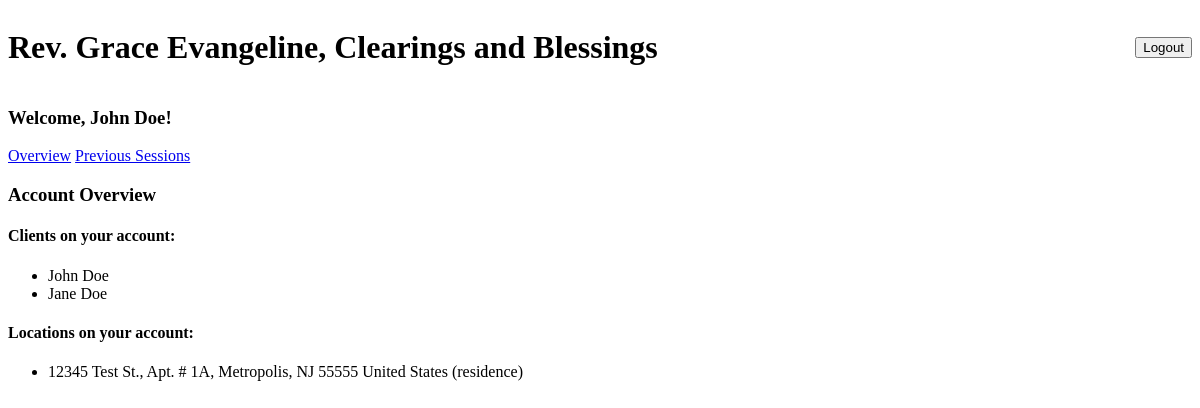
The app's page /user_overview/ (signed in), older data.
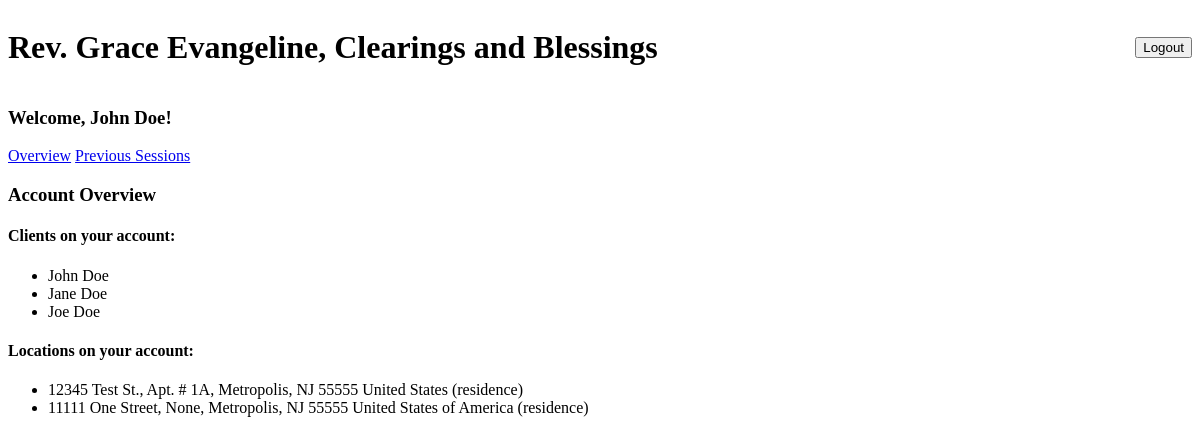
The same page, newer data.
### app/models.py (models this page shows, shortened)
class Client(models.Model):
    profile=models.ForeignKey(Profile, on_delete=models.CASCADE, related_name="clients")
    first_name=models.CharField(max_length=15, null=True)
    last_name=models.CharField(max_length=20, null=True)
    email=models.EmailField(blank=True, null=True, unique=True)
    is_user=models.BooleanField(default=False, editable=False)
    def __str__(self):
        return f"{self.first_name} {self.last_name}"

class Location(models.Model):
    RESIDENCE = "residence"
    BUSINESS = "business"
    LOCATION_TYPE_CHOICES = [
        (RESIDENCE, "Residence"),
        (BUSINESS, "Business")
    ]
    profile=models.ForeignKey(Profile, on_delete=models.CASCADE, related_name="locations")
    location_type=models.CharField(
        max_length=20,
        choices=LOCATION_TYPE_CHOICES,
        default=RESIDENCE
    )
    street=models.CharField(max_length=20, null=True)
    street_ext=models.CharField(max_length=10, null=True, blank=True)
    city=models.CharField(max_length=20, null=True)
    state=models.CharField(max_length=20, null=True)
    zip_code=models.CharField(max_length=10, null=True)
    country=models.CharField(max_length=50, null=True)
    def __str__(self):
        return f"{self.street}, {self.street_ext}, {self.city}, {self.state} {self.zip_code} {self.country} ({self.location_type})"

### app/views.py (the view)
# urls.py: path("user_overview/", app.views.user_overview, name='user_overview'),
@login_required
def user_overview(request):
    profile = request.user.profile
    primary_client = profile.primary_client if profile.primary_client else None
    if primary_client:
        primary_client_id = request.user.id
        user_client = User.objects.get(id=primary_client_id)
        clients = Client.objects.filter(profile=user_client.profile)
        locations = Location.objects.filter(profile=user_client.profile)
        context = {
            'profile': profile,
            'user_client': user_client,
            'clients': clients,
            'locations': locations,
            'primary_client_first_name': primary_client.first_name,
            'primary_client_last_name': primary_client.last_name,
        }
    else:
        context = {
            'error': "No primary client found for your profile.",
        }
    return render(request, 'user_overview.html', context)

### app/models.py (called while the page is built)
    @property
    def primary_client(self):
        return self.clients.get(is_user=True)

### app/templates/user_overview.html
{% extends 'user_profile.html' %}
{% block content %}
    <h3>Account Overview</h3>
    <h4>Clients on your account:</h4>
    <ul>
        {% for client in clients %}
            <li>{{ client }}</li>
        {% empty %}
            <li>No clients found.</li>
        {% endfor %}
    </ul>
    <h4>Locations on your account:</h4>
    <ul>
        {% for location in locations %}
            <li>{{ location }}</li>
        {% empty %}
            <li>No locations found.</li>
        {% endfor %}
    </ul>
{% endblock %}

### app/templates/user_profile.html (shortened to what this page needs)
<!DOCTYPE html>
<html lang="en">
<head>
    <link href="https://cdn.jsdelivr.net/npm/select2@4.1.0-rc.0/dist/css/select2.min.css" rel="stylesheet" />
    {% load static %}
    <link rel="stylesheet" href="{% static 'app/css/prev_location_sheets.css' %}">
    <link rel="stylesheet" href="{% static 'app/css/prev_session_sheets.css' %}">
    <link rel="stylesheet" href="{% static 'app/css/update_forms.css' %}">
</head>
<body>
    <header style="display: flex; justify-content: space-between; align-items: center;">
        <h1>Rev. Grace Evangeline, Clearings and Blessings</h1>
    <form action="{% url 'logout' %}" method="post">
        <button type="submit">Logout</button>
    </form>
    </header>
    <main>
        <div class="secondary_navbar">
            <h3>Welcome, {{ primary_client_first_name }} {{ primary_client_last_name }}!</h3>
            <a href="{% url 'user_overview' %}">Overview</a>
            <a href="{% url 'user_prev_sessions' %}">Previous Sessions</a>
        </div>
        {% block content %}
        {% endblock %}
    </main>
</body>
</html>

Row changes from the older to the newer data that the page shows:
added Client: first_name+last_name "Joe Doe"
added Location: street+street_ext+city "11111 One Street, None, Metropolis, NJ 55555 United States of America (residence)"
